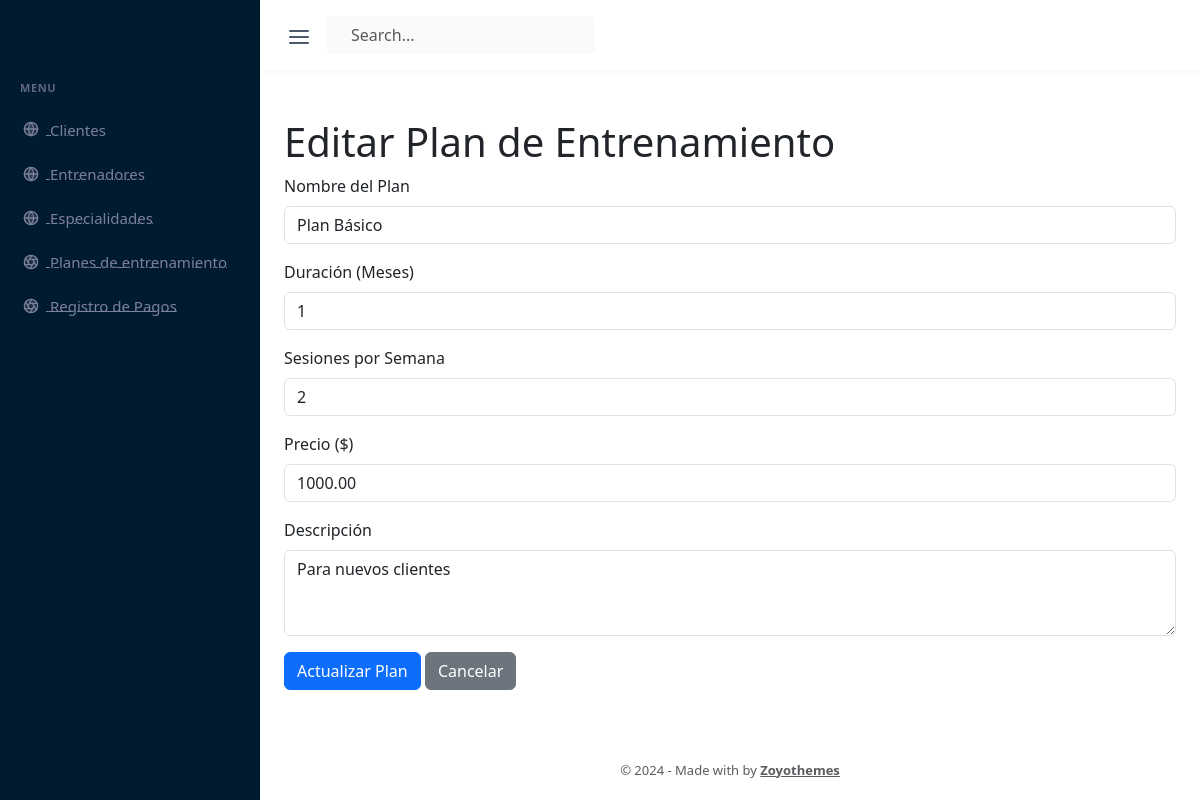
Screenshot of /planes_editar/1 with the database file from the repository.
### tables this page shows
CREATE TABLE `planes_entrenamiento` (
  `id_plan` int(11) NOT NULL,
  `nombre_plan` varchar(100) NOT NULL,
  `duracion` int(11) NOT NULL,
  `sesiones` int(11) NOT NULL,
  `precio` decimal(10,2) DEFAULT 0.00,
  `descripcion` varchar(255) DEFAULT NULL
);

### controladores/controlador.plantilla.php (called while the page is built, shortened)
<?php
class ControladorPlantilla{
    public function ctrMostrarPlantilla(){
        include 'vistas/plantilla.php';
    }
}

### index.php (called while the page is built, shortened)
<?php
require_once 'controladores/controlador.plantilla.php';
require_once "controladores/controlador.especialidades.php";
require_once 'modelos/modelo.planes.php';
require_once 'controladores/controlador.planes.php';
$plantilla = new ControladorPlantilla();
$plantilla -> ctrMostrarPlantilla();

### modelos/conexion.php (called while the page is built, shortened)
<?php
class Conexion
{
	static public function conectar()
	{
		try {
			$link = new PDO(
				"mysql:host=" . self::HOST . ";dbname=" . self::DBNAME,
				self::USER,
				self::PASSWORD
			);
			$link->exec("set names utf8");
			return $link;
		} catch (PDOException $e) {
			die("Error en la conexión a la base de datos: " . $e->getMessage());
		}
	}
}

### modelos/modelo.planes.php (called while the page is built, shortened)
<?php
require_once 'conexion.php';
class ModeloPlanes
{
    static public function mdlMostrarPlan($item, $valor)
    {
        try {
            $stmt = Conexion::conectar()->prepare("SELECT * FROM planes_entrenamiento WHERE $item = :$item");
            $stmt->bindParam(":$item", $valor, PDO::PARAM_STR);
            $stmt->execute();
            return $stmt->fetch(PDO::FETCH_ASSOC);
        } catch (Exception $e) {
            return "Error: " . $e->getMessage();
        }
    }
}
?>

### controladores/controlador.planes.php (called while the page is built, shortened)
<?php
class ControladorPlanes
{
    static public function ctrMostrarPlan($item, $valor)
    {
        $respuesta = ModeloPlanes::mdlMostrarPlan($item, $valor);
        return $respuesta;
    }
}

### vistas/core/planes_editar.php (the view, shortened to what this page needs)
<?php
if (isset($_GET['pagina'])) {
    $rutas = explode('/', $_GET['pagina']);
    if (isset($rutas[1]) && is_numeric($rutas[1])) {
        $idPlan = (int)$rutas[1];
    } else {
        echo "No se especificó un ID válido.";
        exit;
    }
} else {
    echo "No se especificó un ID válido.";
    exit;
}
$plan = ControladorPlanes::ctrMostrarPlan('id_plan', $idPlan);
?>
<!DOCTYPE html>
<html lang="es">
<head>
    <link rel="stylesheet" href="https://cdn.jsdelivr.net/npm/bootstrap@5.3.0/dist/css/bootstrap.min.css">
</head>
<body>
    <div class="container mt-5">
        <h1>Editar Plan de Entrenamiento</h1>
        <form method="POST" action="">
            <div class="mb-3">
                <label for="nombre_plan" class="form-label">Nombre del Plan</label>
                <input type="text" class="form-control" id="nombre_plan" name="nombre_plan" value="<?php echo htmlspecialchars($plan["nombre_plan"]); ?>" required>
            </div>
            <div class="mb-3">
                <label for="duracion" class="form-label">Duración (Meses)</label>
                <input type="number" class="form-control" id="duracion" name="duracion" value="<?php echo htmlspecialchars($plan["duracion"]); ?>" required>
            </div>
            <div class="mb-3">
                <label for="sesiones" class="form-label">Sesiones por Semana</label>
                <input type="number" class="form-control" id="sesiones" name="sesiones" value="<?php echo htmlspecialchars($plan["sesiones"]); ?>" required>
            </div>
            <div class="mb-3">
                <label for="precio" class="form-label">Precio ($)</label>
                <input type="number" class="form-control" id="precio" name="precio" value="<?php echo htmlspecialchars($plan["precio"]); ?>" required>
            </div>
            <div class="mb-3">
                <label for="descripcion" class="form-label">Descripción</label>
                <textarea class="form-control" id="descripcion" name="descripcion" rows="3" required><?php echo htmlspecialchars($plan["descripcion"]); ?></textarea>
            </div>
            <button type="submit" class="btn btn-primary">Actualizar Plan</button>
            <a href="planes" class="btn btn-secondary">Cancelar</a>
        </form>
    </div>
</body>
</html>

### rows the page displays
planes_entrenamiento: nombre_plan "Plan Básico", duracion "1", sesiones "2", precio "1000.00", descripcion "Para nuevos clientes"
